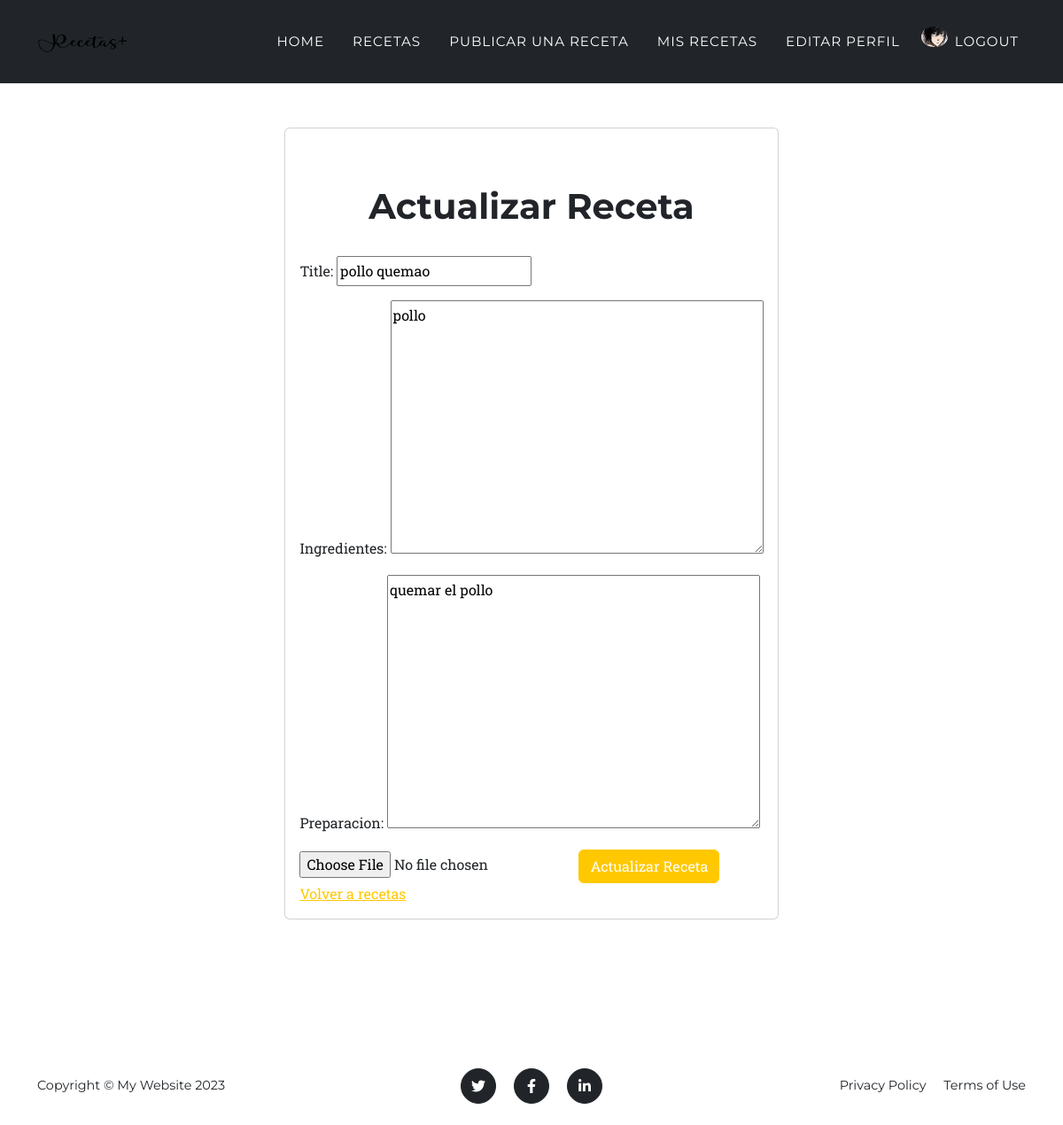
The page /recetas/18/actualizar/ (signed in) on the database its author committed.
### recetas/models.py (models this page shows, shortened)
class Avatar(models.Model):
    user = models.OneToOneField(User, on_delete=models.CASCADE)
    imagen = models.ImageField(upload_to='avatares', null=True, blank=True)

class Publicaciones(models.Model):
    title = models.CharField(max_length=100)
    fecha_creation = models.DateTimeField(auto_now_add=True) #Añade automaticamente la fecha por defecto
    fecha_actualizada = models.DateTimeField(null=True)
    ingredientes = models.TextField(blank=True)
    preparacion = models.TextField(blank=True)
    email_p = models.EmailField()
    contacto_tel = models.IntegerField(default=000000000)
    autor = models.ForeignKey(User, on_delete=models.CASCADE)   #Si se borra el usuario, se borran sus recetas
    imagen_p = models.ImageField(upload_to='secun/images', default='default_image.jpg')  # Campo de imagen
    imagen_redimensionada = models.ImageField(upload_to='redimens/images', default='default_image.jpg')

### recetas/views.py (the view)
# urls.py: path('recetas/<int:recetas_id>/actualizar/', views.actualizar_receta, name='actualizar_receta'),
@login_required
def actualizar_receta(request, recetas_id):
    recetas = get_object_or_404(Publicaciones, pk=recetas_id)
    if request.method == 'POST':
        form = PublisForm(request.POST, request.FILES, instance=recetas)
        if form.is_valid():
            recetas = form.save(commit=False)
            recetas.fecha_actualizada = timezone.now()
            if request.FILES.get('imagen_p'):
                img = Image.open(request.FILES['imagen_p'])
                img = img.resize((1200, 500), Image.BICUBIC)
                img_io = BytesIO()
                img.save(img_io, 'JPEG')
                img_temp = File(img_io)
                recetas.imagen_p.save('nombre_de_archivo.jpg', img_temp)
                img_redimensionada = img.resize((500, 300), Image.BICUBIC)
                img_redimensionada_io = BytesIO()
                img_redimensionada.save(img_redimensionada_io, 'JPEG')
                img_redimensionada_temp = File(img_redimensionada_io)
                recetas.imagen_redimensionada.save('nombre_de_archivo_redimensionado.jpg', img_redimensionada_temp)
            recetas.save()
            return redirect('recetas_detail', recetas_id=recetas_id)
    else:
        form = PublisForm(instance=recetas)
    return render(request, 'actualizar_receta.html', {'form': form, 'recetas': recetas})

### recetas/forms.py
class PublisForm(ModelForm):
    class Meta:
        model = Publicaciones
        fields = ['title', 'ingredientes', 'preparacion']
        exclude = ['fecha_actualizada']

### recetas/templates/actualizar_receta.html (shortened to what this page needs)
{% extends 'padre2_recetas.html' %}
{% block content %}
<div class="container">
    <section class="d-flex flex-column align-items-center">
        <div class="card">
            <div class="card-body">
                <h1 class=" mt-5 text-center"> Actualizar Receta </h1>
                <br>
                <form method="POST" enctype="multipart/form-data">
                    {{ form.as_p }}
                    <input type="file" name="imagen_p">
                    <button class="btn btn-primary">
                        Actualizar Receta
                    </button>
                </form>
                <a href="{% url 'recetas_detail' recetas_id=recetas.id %}">Volver a recetas</a>
            </div>
        </div>
    </section>
</div>
{% endblock %}

### recetas/templates/padre2_recetas.html (shortened to what this page needs)
<!DOCTYPE html>
<html lang="en">
    <head>
        {% load static %}
        <link href="{% static 'recetas/css/styles.css' %}" rel="stylesheet" />
    </head>
    <body id="page-top">
        <nav class="navbar navbar-expand-lg navbar-dark bg-dark fixed-top" id="mainNav">
            <div class="container">
                <a class="navbar-brand" href="#page-top"><img src="{% static 'recetas/assets/img/navbar-logo4.svg' %}" alt="..." /></a>
                <div class="collapse navbar-collapse" id="navbarResponsive">
                    <ul class="navbar-nav text-uppercase ms-auto py-4 py-lg-0">
                        <li class="nav-item"><a class="nav-link" href="/..">Home</a></li>
                        {% if user.is_authenticated %}
                            {% if "recetas/" in request.path and "/actualizar/" in request.path %}
                            <li class="nav-item"><a class="nav-link" href="/recetas">Recetas</a></li>
                            <li class="nav-item"><a class="nav-link" href="/recetas/create">Publicar una receta</a></li>
                            <li class="nav-item"><a class="nav-link" href="/recetas/mis">Mis recetas</a></li>
                            {% endif %}
                        <li class="nav-item"><a class="nav-link" href="/editar_perfil">Editar perfil</a></li>
                        {% if user.avatar %}
                        <div>
                            <img src="{{ user.avatar.imagen.url }}" alt="Avatar" style="max-width: 30px;" class="rounded-circle img-fluid">
                        </div>
                        {% endif %}
                        <li class="nav-item"><a class="nav-link" href="/logout">Logout</a></li>
                        {% endif %}
                    </ul>
                </div>
            </div>
        </nav>
        {% block content %}
        {% endblock %}
        <footer class="footer py-4">
            <div class="container">
                <div class="row align-items-center">
                    <div class="col-lg-4 text-lg-start">Copyright &copy; My Website 2023</div>
                    <div class="col-lg-4 my-3 my-lg-0">
                        <a class="btn btn-dark btn-social mx-2" href="#!" aria-label="Twitter"><i class="fab fa-twitter"></i></a>
                        <a class="btn btn-dark btn-social mx-2" href="#!" aria-label="Facebook"><i class="fab fa-facebook-f"></i></a>
                        <a class="btn btn-dark btn-social mx-2" href="#!" aria-label="LinkedIn"><i class="fab fa-linkedin-in"></i></a>
                    </div>
                    <div class="col-lg-4 text-lg-end">
                        <a class="link-dark text-decoration-none me-3" href="#!">Privacy Policy</a>
                        <a class="link-dark text-decoration-none" href="#!">Terms of Use</a>
                    </div>
                </div>
            </div>
        </footer>

### rows shown on the page
Publicaciones: title "pollo quemao", ingredientes "pollo", preparacion "quemar el pollo"
